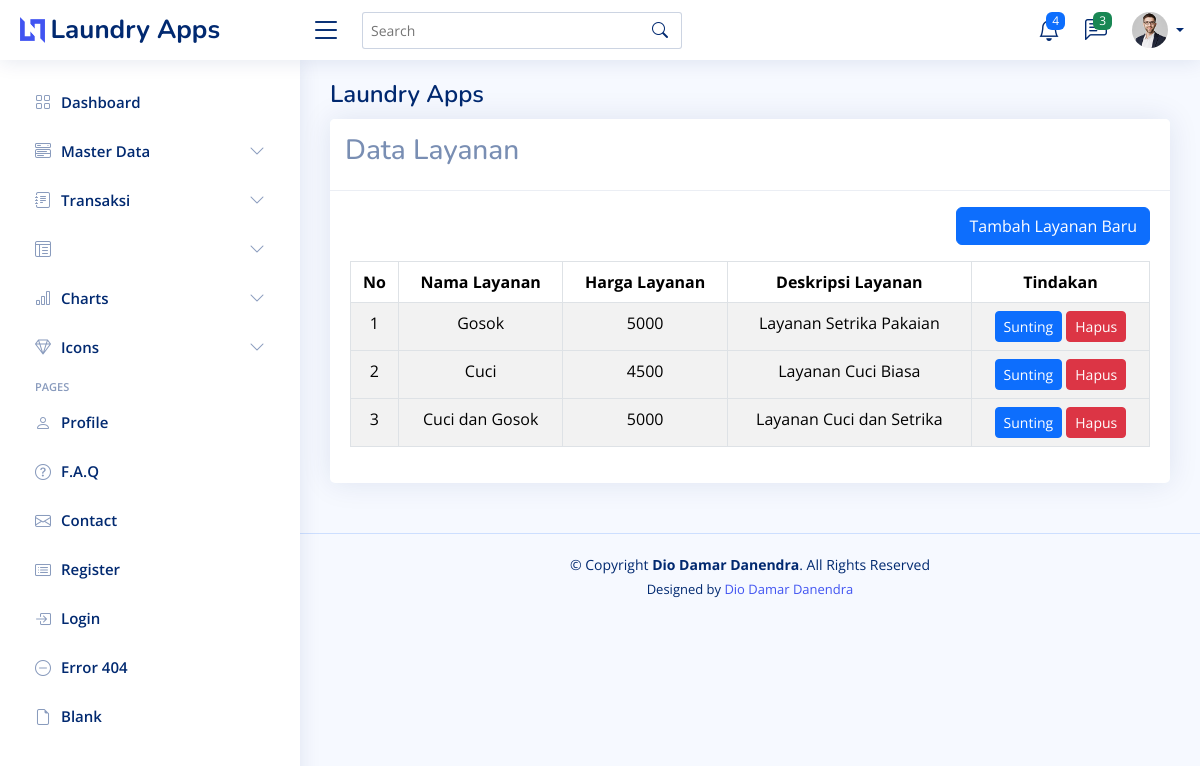
Page /dashboard.php?page=service on the committed database.
### tables this page shows
CREATE TABLE `services` (
  `id` int(11) NOT NULL,
  `service_name` varchar(50) DEFAULT NULL,
  `service_price` int(11) DEFAULT NULL,
  `service_description` text DEFAULT NULL,
  `created_at` timestamp NOT NULL DEFAULT current_timestamp(),
  `updated_at` timestamp NOT NULL DEFAULT current_timestamp(),
  `deleted_at` timestamp NOT NULL DEFAULT current_timestamp()
);

### content/service.php (the view, shortened to what this page needs)
<?php
    require_once "koneksi.php";
    $serviceQuery = mysqli_query($koneksi, "SELECT * FROM services");
    $rowService = mysqli_fetch_all($serviceQuery, MYSQLI_ASSOC);
?>
<div class="row">
    <div class="col-sm-12">
        <div class="card">
            <div class="card-header">
                <h3>Data Layanan</h3>
            </div>
            <div class="card-body">
                <div class="mb-3 mt-3" align="right">
                    <a href="?page=add-edit-service" class="btn btn-primary">Tambah Layanan Baru</a>
                </div>
                <table class="table table-striped table-bordered text-center" id="myTable">
                    <thead>
                        <tr>
                            <th>No</th>
                            <th>Nama Layanan</th>
                            <th>Harga Layanan</th>
                            <th>Deskripsi Layanan</th>
                            <th>Tindakan</th>
                        </tr>
                    </thead>
                    <?php $no = 1; foreach ($rowService as $row) { ?>
                        <tbody>
                        <tr>
                            <td><?php echo $no++ ?></td>
                            <td><?php echo $row['service_name'] ?></td>
                            <td><?php echo $row['service_price'] ?></td>
                            <td><?php echo $row['service_description'] ?></td>
                            <td>
                                <a href="?page=add-edit-service&edit=<?php echo $row['id'] ?>" class="btn btn-primary btn-sm">Sunting</a>
                                <a href="?page=service&delete=<?php echo $row['id'] ?>" class="btn btn-danger btn-sm" onclick="return confirm('Apakah kamu yakin untuk menghapus data ini?');">Hapus</a>
                            </td>
                        </tr>
                    </tbody>
                    <?php } ?>
                </table>
            </div>
        </div>
    </div>
</div>

### assets/css/style.css (style rules this page uses)
:root { scroll-behavior: smooth; }
body { font-family: "Open Sans", sans-serif; background: #f6f9ff; color: #444444; }
h1, h2, h3, h4, h5, h6 { font-family: "Nunito", sans-serif; }
.card { margin-bottom: 30px; border: none; border-radius: 5px; box-shadow: 0px 0 30px rgba(1, 41, 112, 0.1); }
.card-header, .card-footer { border-color: #ebeef4; background-color: #fff; color: #798eb3; padding: 15px; }
.card-body { padding: 0 20px 20px 20px; }

### rows in the picture
services: service_name "Gosok", service_price "5000", service_description "Layanan Setrika Pakaian"
services: service_name "Cuci", service_price "4500", service_description "Layanan Cuci Biasa"
services: service_name "Cuci dan Gosok", service_price "5000", service_description "Layanan Cuci dan Setrika"
